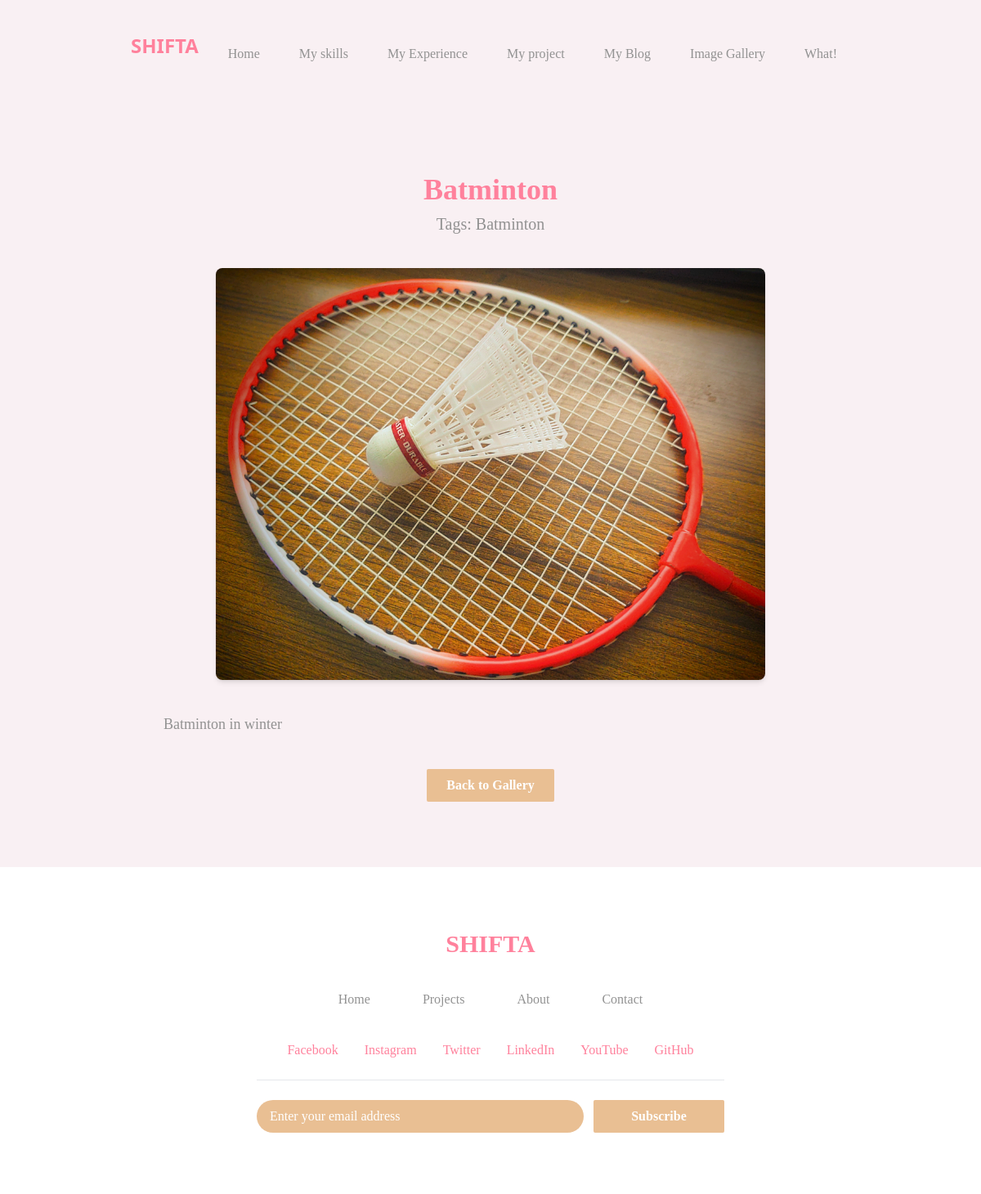
Screenshot of /single2/1 (signed in) with the database file from the repository.
### myapp/models.py (models this page shows, shortened)
class sports(models.Model):
    title = models. CharField (max_length=200)
    description=models.TextField(max_length=1000)
    pic=models.ImageField(upload_to="media/pictures")
    tags=models.CharField(max_length=100)

### myproject/views.py (the view)
# urls.py: path('single2/<int:id>', single2 , name='single2'),
@login_required
def single2(req,id):
    current_user=req.user
    pic=sports.objects.filter(id=id)
    return render (req, 'single2.html', {"pic":pic})

### template/single2.html
{% extends 'mybase.html' %}
{% block body %}
<section class="px-10 md:px-40 py-20 bg-[#f9f0f3]">
    {% for i in pic %}
    <div class="text-center mb-10">
        <h2 class="text-4xl font-bold text-[#ff819c]">{{ i.title }}</h2>
        <p class="text-xl text-[#929292] mt-2">Tags: {{ i.tags }}</p>
    </div>
    <div class="flex justify-center mb-10">
        <img src="/{{ i.pic }}" alt="{{ i.title }}" class="w-full max-w-2xl h-auto object-cover rounded-lg shadow-md">
    </div>
    <div class="text-center">
        <p class="text-lg text-[#929292] leading-relaxed text-justify break-words px-4 md:px-10">
            {{ i.description }}
        </p>
    </div>
    {% endfor %}
    <div class="flex items-center justify-center mt-10">
        <a href="{% url 'two_gelary' %}" class="bg-[#e9bf93] text-white font-bold py-2 px-6 rounded-sm hover:scale-105 hover:shadow-lg transition-all duration-300">
            Back to Gallery
        </a>
    </div>
</section>
{% endblock body %}

### template/mybase.html (style rules this page uses)
body { font-family: 'nikki-mukta'; }

### rows the page displays
sports: title "Batminton", tags "Batminton", pic (picture), description "Batminton in winter"
